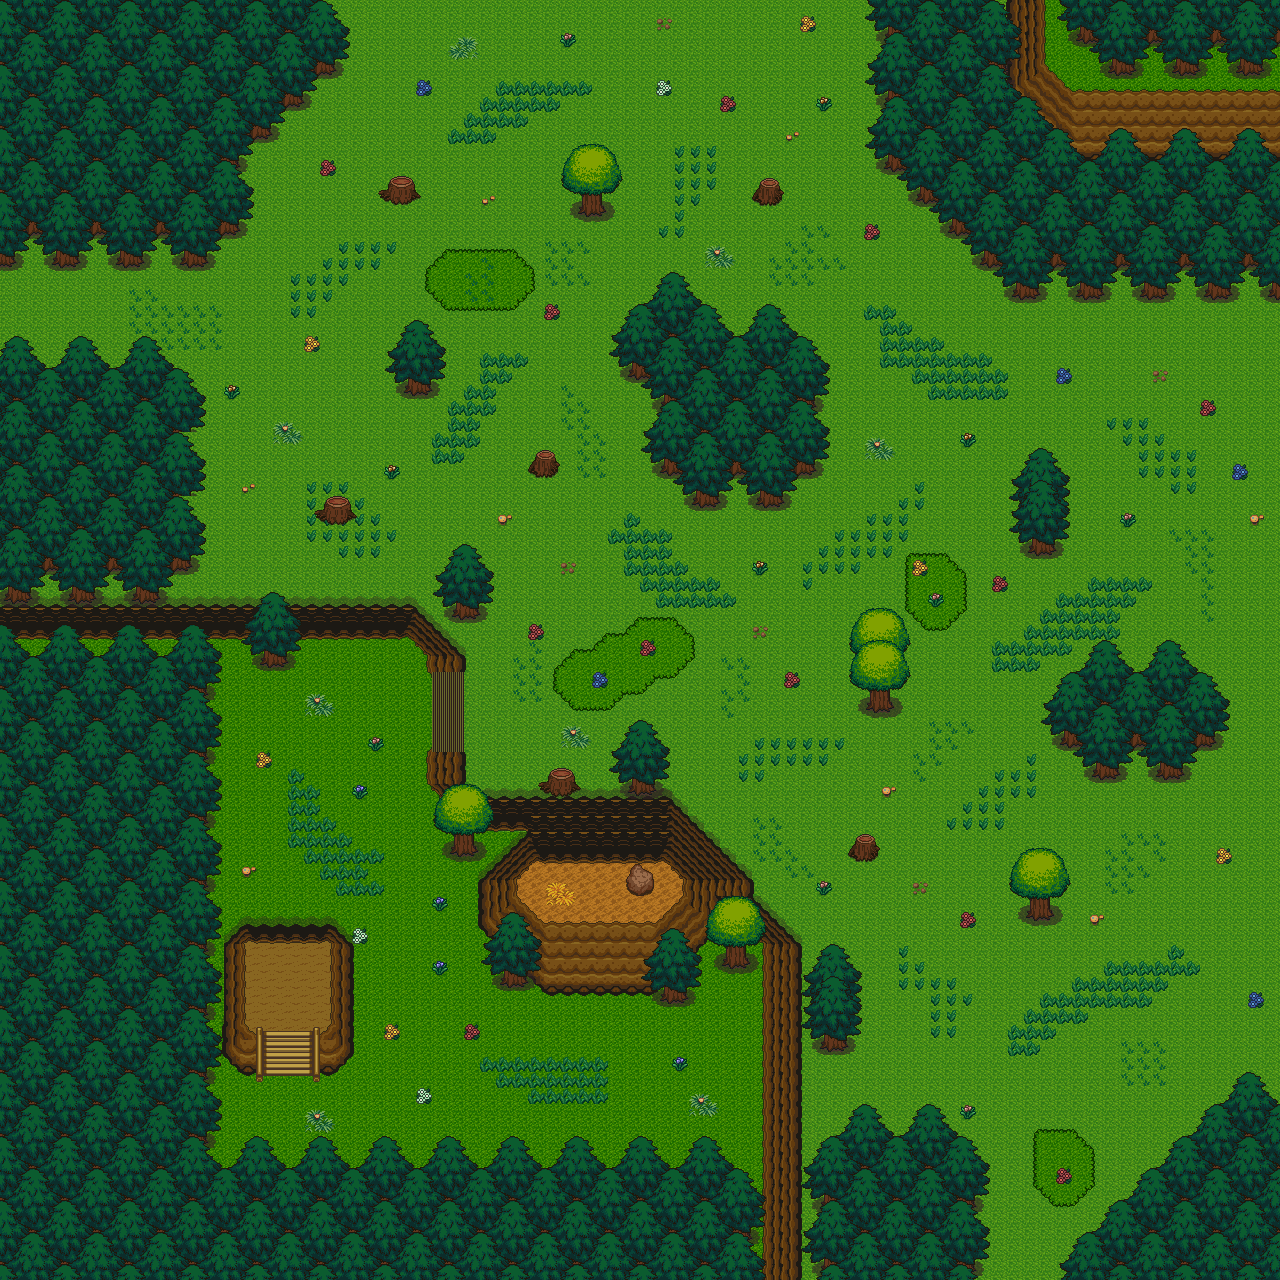

A level layout from a 2D game, rendered from its tile map. Below: a short description, then the map file with tile-grid data replaced by summaries:
An orthogonal 80x80 tile map with 16x16 px tiles, 7 tile layers (ground0, ground1, wall0, wall1, ...), 2 hidden layers not drawn, 9 tilesets.

<map version="1.0" orientation="orthogonal" renderorder="right-down" width="80" height="80" tilewidth="16" tileheight="16">
 <tileset firstgid="1" name="1" tilewidth="16" tileheight="16">
  <image source="../../tileset/v1.3/1.png" width="800" height="800" />
 </tileset>
 <tileset firstgid="2501" name="2" tilewidth="16" tileheight="16">
  <image source="../../tileset/v1.3/2.png" width="800" height="800" />
 </tileset>
 <tileset firstgid="5001" name="3" tilewidth="16" tileheight="16">
  <image source="../../tileset/v1.3/3.png" width="800" height="800" />
 </tileset>
 <tileset firstgid="7501" name="4" tilewidth="16" tileheight="16">
  <image source="../../tileset/v1.3/4.png" width="800" height="800" />
 </tileset>
 <tileset firstgid="10001" name="5" tilewidth="16" tileheight="16">
  <image source="../../tileset/v1.3/5.png" width="800" height="800" />
 </tileset>
 <tileset firstgid="12501" name="6" tilewidth="16" tileheight="16">
  <image source="../../tileset/v1.3/6.png" width="800" height="800" />
 </tileset>
 <tileset firstgid="15001" name="7" tilewidth="16" tileheight="16">
  <image source="../../tileset/v1.3/7.png" width="800" height="800" />
 </tileset>
 <tileset firstgid="17501" name="8" tilewidth="16" tileheight="16">
  <image source="../../tileset/v1.3/8.png" width="800" height="800" />
 </tileset>
 <tileset firstgid="20001" name="9" tilewidth="16" tileheight="16">
  <image source="../../tileset/v1.3/9.png" width="800" height="800" />
 </tileset>
 <layer name="ground0" width="80" height="80">
  <data>[6400 cells, 6385 non-empty, 5 distinct tile ids]</data>
 </layer>
 <layer name="ground1" width="80" height="80">
  <data>[6400 cells, 155 non-empty, 25 distinct tile ids]</data>
 </layer>
 <layer name="wall0" width="80" height="80">
  <data>[6400 cells, 498 non-empty, 99 distinct tile ids]</data>
 </layer>
 <layer name="wall1" width="80" height="80">
  <data>[6400 cells, 306 non-empty, 166 distinct tile ids]</data>
 </layer>
 <layer name="deco0" width="80" height="80">
  <data>[6400 cells, 831 non-empty, 87 distinct tile ids]</data>
 </layer>
 <layer name="deco1" width="80" height="80">
  <data>[6400 cells, 2352 non-empty, 61 distinct tile ids]</data>
 </layer>
 <layer name="ABOVE_OVERWRITE" width="80" height="80" opacity="0.9">
  <data>[6400 cells, 0 non-empty, 0 distinct tile ids]</data>
 </layer>
 <layer name="COLLISION_OVERWRITE" visible="0" width="80" height="80">
  <data>[6400 cells, 0 non-empty, 0 distinct tile ids]</data>
 </layer>
 <layer name="SPOT" visible="0" width="80" height="80">
  <data>[6400 cells, 20 non-empty, 15 distinct tile ids]</data>
 </layer>
</map>
